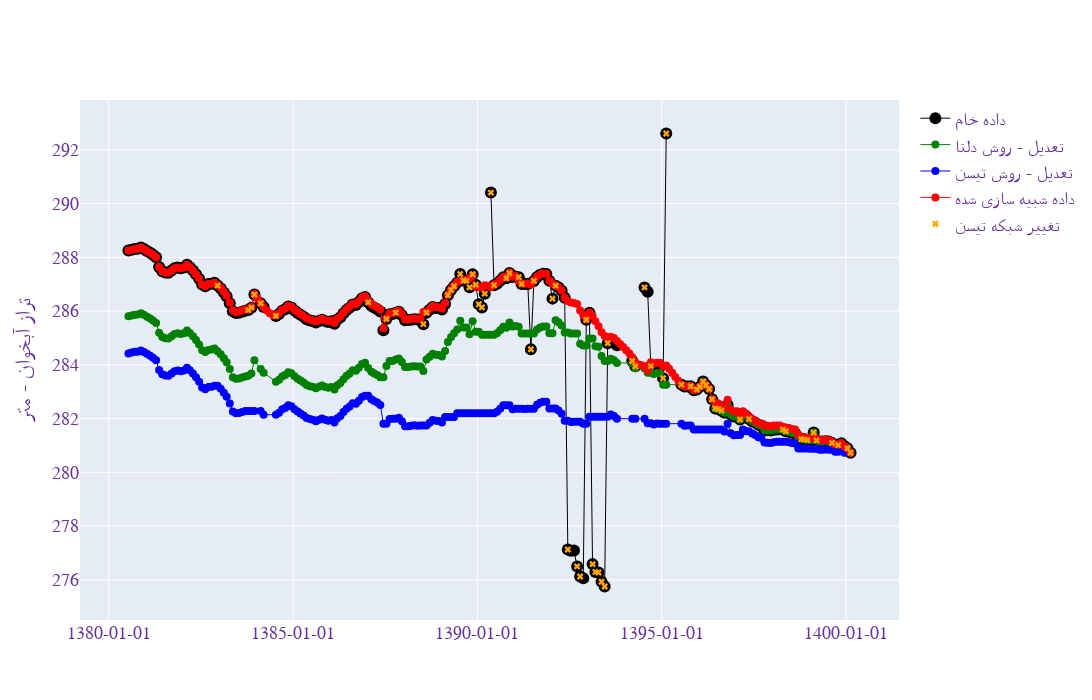

Here is the notebook cell this chart was saved with:
### Markdown cell above
# Plot Aquifer Hydrograph

### Code cell
df_original = Data_Original.groupby(by=['MAHDOUDE_NAME', 'AQUIFER_NAME', 'DATE_GREGORIAN', 'DATE_PERSIAN']).mean().reset_index()\
    .sort_values(by=["MAHDOUDE_NAME", "AQUIFER_NAME", "DATE_GREGORIAN"])
df_original.loc[df_original["HEAD_AQUIFER_THISSEN"] < 250, "HEAD_AQUIFER_THISSEN"] = np.nan

df_interpolate = Data_Interpolate.groupby(by=['MAHDOUDE_NAME', 'AQUIFER_NAME', 'DATE_GREGORIAN', 'DATE_PERSIAN']).mean().reset_index()\
    .sort_values(by=["MAHDOUDE_NAME", "AQUIFER_NAME", "DATE_GREGORIAN"])

clc = data_2[data_2["CHECK_LOCATION_CONDI"]]
clc.loc[clc["HEAD_AQUIFER_THISSEN"] < 250, "HEAD_AQUIFER_THISSEN"] = np.nan

# Create Traces
fig = go.Figure()

fig.add_trace(
    go.Scatter(
        x=df_original["DATE_PERSIAN"],
        y=df_original["HEAD_AQUIFER_THISSEN"],
        mode='lines+markers',
        name='داده خام',
        marker=dict(
            color='black',
            size=12,
        ),
        line=dict(
            color='black',
            width=1
        )        
    )
)

fig.add_trace(
    go.Scatter(
        x=data_1["DATE_PERSIAN"],
        y=data_1["ADJ_HEAD_AQUIFER_THISSEN"],
        mode='lines+markers',
        name='تعدیل - روش دلتا',
        marker=dict(
            color='green',
            size=8,
        ),
        line=dict(
            color='green',
            width=1
        )        
    )
)


fig.add_trace(
    go.Scatter(
        x=data_3["DATE_PERSIAN"],
        y=data_3["ADJ_HEAD_AQUIFER_THISSEN"],
        mode='lines+markers',
        name='تعدیل - روش تیسن',
        marker=dict(
            color='blue',
            size=8,
        ),
        line=dict(
            color='blue',
            width=1
        )        
    )
)



fig.add_trace(
    go.Scatter(
        x=df_interpolate["DATE_PERSIAN"],
        y=df_interpolate["HEAD_AQUIFER_THISSEN"],
        mode='lines+markers',
        name='داده شبیه سازی شده',
        marker=dict(
            color='red',
            size=8,
        ),
        line=dict(
            color='red',
            width=1
        )   
    )
)

fig.add_trace(
    go.Scatter(
        x=clc["DATE_PERSIAN"],
        y=clc["HEAD_AQUIFER_THISSEN"],
        mode='markers',
        name='تغییر شبکه تیسن',
        marker=dict(
            color='orange',
            size=6,
            symbol='x'
        )
    )
)

fig.update_layout(
    autosize=False,
    width=1400,
    height=700,
    yaxis_title="تراز آبخوان - متر",
    font=dict(
        family="B Zar, Courier New, monospace",
        size=18,
        color="RebeccaPurple"
    ),
    xaxis=dict(
        tickformat="%Y-%m-%d"
    ),
)

fig.show()

### Figure 1 — Plotly figure (JSON) as saved in the notebook; plotly's stock layout.template omitted (floating-point values rounded to 4 significant figures; data arrays with more than 128 entries replaced by an {"elided": "..."} marker saying what was removed)
{"data": [{"line": {"color": "black", "width": 1}, "marker": {"color": "black", "size": 12}, "mode": "lines+markers", "name": "داده خام", "type": "scatter", "x": {"elided": "236 str values"}, "y": {"elided": "236 float values"}}, {"line": {"color": "green", "width": 1}, "marker": {"color": "green", "size": 8}, "mode": "lines+markers", "name": "تعدیل - روش دلتا", "type": "scatter", "x": {"elided": "222 str values"}, "y": {"elided": "222 float values"}}, {"line": {"color": "blue", "width": 1}, "marker": {"color": "blue", "size": 8}, "mode": "lines+markers", "name": "تعدیل - روش تیسن", "type": "scatter", "x": {"elided": "222 str values"}, "y": {"elided": "222 float values"}}, {"line": {"color": "red", "width": 1}, "marker": {"color": "red", "size": 8}, "mode": "lines+markers", "name": "داده شبیه سازی شده", "type": "scatter", "x": {"elided": "236 str values"}, "y": {"elided": "236 float values"}}, {"marker": {"color": "orange", "size": 6, "symbol": "x"}, "mode": "markers", "name": "تغییر شبکه تیسن", "type": "scatter", "x": ["1382-12-15", "1383-10-15", "1383-11-15", "1383-12-15", "1384-2-15", "1384-7-15", "1387-1-15", "1387-7-15", "1387-10-15", "1388-7-15", "1388-8-15", "1389-3-15", "1389-4-15", "1389-5-15", "1389-7-15", "1389-8-15", "1389-9-15", "1389-10-15", "1389-11-15", "1389-12-15", "1390-1-15", "1390-2-15", "1390-3-15", "1390-4-15", "1390-5-15", "1390-6-15", "1390-10-15", "1390-11-15", "1391-2-15", "1391-3-15", "1391-6-15", "1391-7-15", "1392-1-15", "1392-2-15", "1392-6-15", "1392-9-15", "1392-10-15", "1392-12-15", "1393-2-15", "1393-3-15", "1393-4-15", "1393-5-15", "1393-6-15", "1393-7-15", "1394-3-15", "1394-4-15", "1394-7-15", "1394-9-15", "1395-1-15", "1395-2-15", "1395-7-15", "1395-10-15", "1395-12-15", "1396-1-15", "1396-2-15", "1396-3-15", "1396-4-15", "1396-5-15", "1396-6-15", "1396-7-15", "1396-8-15", "1397-2-15", "1397-5-15", "1398-4-15", "1398-5-15", "1398-10-15", "1398-11-15", "1398-12-15", "1399-2-15", "1399-3-15", "1399-8-15", "1399-10-15", "1400-1-15", "1400-2-15"], "y": [287.0, 286.0, 286.1, 286.6, 286.3, 285.8, 286.3, 285.7, 285.9, 285.5, 285.9, 286.6, 286.8, 286.9, 287.4, 287.1, 287.1, 286.9, 287.4, 287.0, 286.3, 286.1, 286.6, null, 290.4, 287.0, 287.2, 287.4, 287.3, 287.0, 284.6, 287.1, 286.5, 286.9, 277.1, 276.5, 276.1, 285.7, 276.6, 276.3, 276.3, 275.9, 275.7, 284.8, 284.1, 283.9, 286.9, 284.0, 283.5, 292.6, 283.3, 283.2, 283.1, 283.2, 283.4, 283.2, 283.1, 282.7, 282.4, 282.4, 282.3, 282.0, 282.0, 281.6, 281.5, 281.2, 281.2, 281.2, 281.5, 281.2, 281.1, 281.0, 280.9, 280.7]}], "layout": {"autosize": false, "font": {"color": "RebeccaPurple", "family": "B Zar, Courier New, monospace", "size": 18}, "height": 700, "width": 1400, "xaxis": {"tickformat": "%Y-%m-%d"}, "yaxis": {"title": {"text": "تراز آبخوان - متر"}}}}
